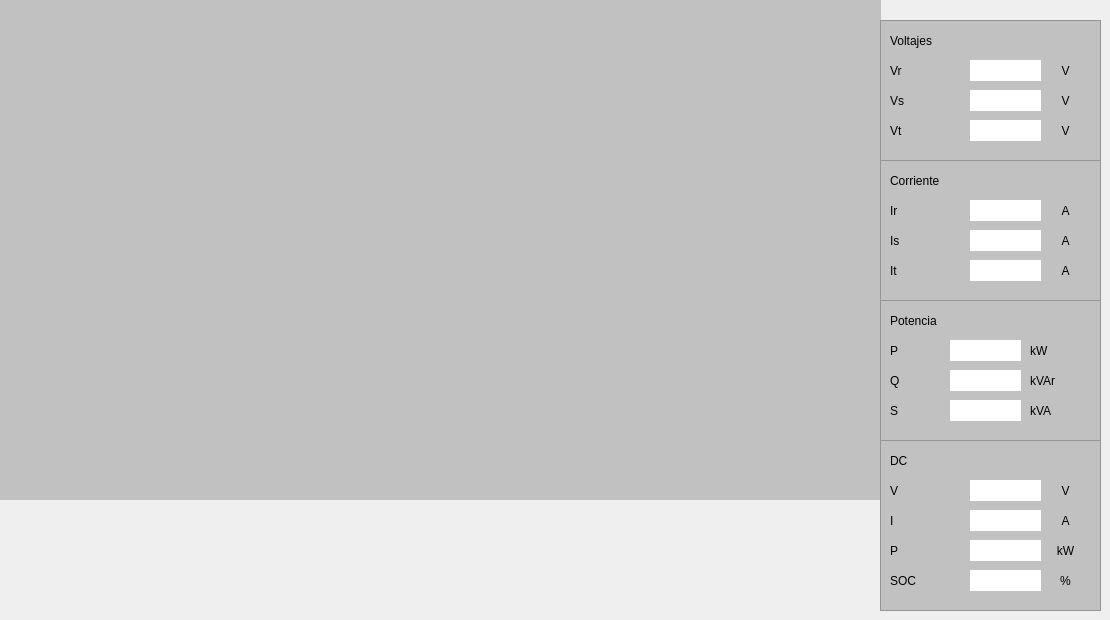
               <widget class="QWidget" name="page_gr_sc">
                <widget class="QWidget" name="widget_3" native="true">
                 <property name="geometry">
                  <rect>
                   <x>0</x>
                   <y>0</y>
                   <width>881</width>
                   <height>500</height>
                  </rect>
                 </property>
                 <property name="minimumSize">
                  <size>
                   <width>0</width>
                   <height>500</height>
                  </size>
                 </property>
                 <property name="styleSheet">
                  <string notr="true">background-color: rgb(193, 193, 193);</string>
                 </property>
                </widget>
                <widget class="QFrame" name="frame_17">
                 <property name="geometry">
                  <rect>
                   <x>880</x>
                   <y>20</y>
                   <width>221</width>
                   <height>141</height>
                  </rect>
                 </property>
                 <property name="styleSheet">
                  <string notr="true">background-color: rgb(193, 193, 193);</string>
                 </property>
                 <property name="frameShape">
                  <enum>QFrame::StyledPanel</enum>
                 </property>
                 <property name="frameShadow">
                  <enum>QFrame::Raised</enum>
                 </property>
                 <widget class="QLabel" name="label_88">
                  <property name="geometry">
                   <rect>
                    <x>10</x>
                    <y>40</y>
                    <width>71</width>
                    <height>21</height>
                   </rect>
                  </property>
                  <property name="styleSheet">
                   <string notr="true">font: 10pt &quot;Segoe UI&quot;;
background-color: rgb(193, 193, 193);
color: rgb(0, 0, 0);</string>
                  </property>
                  <property name="text">
                   <string>Vr</string>
                  </property>
                 </widget>
                 <widget class="QLabel" name="label_89">
                  <property name="geometry">
                   <rect>
                    <x>10</x>
                    <y>70</y>
                    <width>71</width>
                    <height>21</height>
                   </rect>
                  </property>
                  <property name="styleSheet">
                   <string notr="true">font: 10pt &quot;Segoe UI&quot;;
background-color: rgb(193, 193, 193);
color: rgb(0, 0, 0);</string>
                  </property>
                  <property name="text">
                   <string>Vs</string>
                  </property>
                 </widget>
                 <widget class="QLabel" name="label_90">
                  <property name="geometry">
                   <rect>
                    <x>10</x>
                    <y>100</y>
                    <width>71</width>
                    <height>21</height>
                   </rect>
                  </property>
                  <property name="styleSheet">
                   <string notr="true">font: 10pt &quot;Segoe UI&quot;;
background-color: rgb(193, 193, 193);
color: rgb(0, 0, 0);</string>
                  </property>
                  <property name="text">
                   <string>Vt</string>
                  </property>
                 </widget>
                 <widget class="QLabel" name="label_91">
                  <property name="geometry">
                   <rect>
                    <x>10</x>
                    <y>10</y>
                    <width>121</width>
                    <height>21</height>
                   </rect>
                  </property>
                  <property name="styleSheet">
                   <string notr="true">font: 10pt &quot;Segoe UI&quot;;
background-color: rgb(193, 193, 193);
color: rgb(0, 0, 0);</string>
                  </property>
                  <property name="text">
                   <string>Voltajes</string>
                  </property>
                 </widget>
                 <widget class="QLabel" name="label_92">
                  <property name="geometry">
                   <rect>
                    <x>170</x>
                    <y>40</y>
                    <width>31</width>
                    <height>21</height>
                   </rect>
                  </property>
                  <property name="styleSheet">
                   <string notr="true">background-color: rgb(193, 193, 193);
color: rgb(0, 0, 0);
font: 700 14pt &quot;Segoe UI&quot;;</string>
                  </property>
                  <property name="text">
                   <string>V</string>
                  </property>
                  <property name="alignment">
                   <set>Qt::AlignCenter</set>
                  </property>
                 </widget>
                 <widget class="QLabel" name="lineEdit_39">
                  <property name="geometry">
                   <rect>
                    <x>90</x>
                    <y>40</y>
                    <width>71</width>
                    <height>21</height>
                   </rect>
                  </property>
                  <property name="styleSheet">
                   <string notr="true">background-color: rgb(255, 255, 255);
color: rgb(0, 0, 0);
font: 10pt &quot;Segoe UI&quot;;</string>
                  </property>
                  <property name="text">
                   <string/>
                  </property>
                 </widget>
                 <widget class="QLabel" name="lineEdit_40">
                  <property name="geometry">
                   <rect>
                    <x>90</x>
                    <y>70</y>
                    <width>71</width>
                    <height>21</height>
                   </rect>
                  </property>
                  <property name="styleSheet">
                   <string notr="true">background-color: rgb(255, 255, 255);
color: rgb(0, 0, 0);
font: 10pt &quot;Segoe UI&quot;;</string>
                  </property>
                  <property name="text">
                   <string/>
                  </property>
                 </widget>
                 <widget class="QLabel" name="lineEdit_41">
                  <property name="geometry">
                   <rect>
                    <x>90</x>
                    <y>100</y>
                    <width>71</width>
                    <height>21</height>
                   </rect>
                  </property>
                  <property name="styleSheet">
                   <string notr="true">background-color: rgb(255, 255, 255);
color: rgb(0, 0, 0);
font: 10pt &quot;Segoe UI&quot;;</string>
                  </property>
                  <property name="text">
                   <string/>
                  </property>
                 </widget>
                 <widget class="QLabel" name="label_93">
                  <property name="geometry">
                   <rect>
                    <x>170</x>
                    <y>70</y>
                    <width>31</width>
                    <height>21</height>
                   </rect>
                  </property>
                  <property name="styleSheet">
                   <string notr="true">background-color: rgb(193, 193, 193);
color: rgb(0, 0, 0);
font: 700 14pt &quot;Segoe UI&quot;;</string>
                  </property>
                  <property name="text">
                   <string>V</string>
                  </property>
                  <property name="alignment">
                   <set>Qt::AlignCenter</set>
                  </property>
                 </widget>
                 <widget class="QLabel" name="label_94">
                  <property name="geometry">
                   <rect>
                    <x>170</x>
                    <y>100</y>
                    <width>31</width>
                    <height>21</height>
                   </rect>
                  </property>
                  <property name="styleSheet">
                   <string notr="true">background-color: rgb(193, 193, 193);
color: rgb(0, 0, 0);
font: 700 14pt &quot;Segoe UI&quot;;</string>
                  </property>
                  <property name="text">
                   <string>V</string>
                  </property>
                  <property name="alignment">
                   <set>Qt::AlignCenter</set>
                  </property>
                 </widget>
                </widget>
                <widget class="QFrame" name="frame_18">
                 <property name="geometry">
                  <rect>
                   <x>880</x>
                   <y>160</y>
                   <width>221</width>
                   <height>141</height>
                  </rect>
                 </property>
                 <property name="styleSheet">
                  <string notr="true">background-color: rgb(193, 193, 193);</string>
                 </property>
                 <property name="frameShape">
                  <enum>QFrame::StyledPanel</enum>
                 </property>
                 <property name="frameShadow">
                  <enum>QFrame::Raised</enum>
                 </property>
                 <widget class="QLabel" name="label_95">
                  <property name="geometry">
                   <rect>
                    <x>10</x>
                    <y>40</y>
                    <width>71</width>
                    <height>21</height>
                   </rect>
                  </property>
                  <property name="styleSheet">
                   <string notr="true">font: 10pt &quot;Segoe UI&quot;;
background-color: rgb(193, 193, 193);
color: rgb(0, 0, 0);</string>
                  </property>
                  <property name="text">
                   <string>Ir</string>
                  </property>
                 </widget>
                 <widget class="QLabel" name="label_96">
                  <property name="geometry">
                   <rect>
                    <x>10</x>
                    <y>70</y>
                    <width>71</width>
                    <height>21</height>
                   </rect>
                  </property>
                  <property name="styleSheet">
                   <string notr="true">font: 10pt &quot;Segoe UI&quot;;
background-color: rgb(193, 193, 193);
color: rgb(0, 0, 0);</string>
                  </property>
                  <property name="text">
                   <string>Is</string>
                  </property>
                 </widget>
                 <widget class="QLabel" name="label_97">
                  <property name="geometry">
                   <rect>
                    <x>10</x>
                    <y>100</y>
                    <width>71</width>
                    <height>21</height>
                   </rect>
                  </property>
                  <property name="styleSheet">
                   <string notr="true">font: 10pt &quot;Segoe UI&quot;;
background-color: rgb(193, 193, 193);
color: rgb(0, 0, 0);</string>
                  </property>
                  <property name="text">
                   <string>It</string>
                  </property>
                 </widget>
                 <widget class="QLabel" name="label_98">
                  <property name="geometry">
                   <rect>
                    <x>10</x>
                    <y>10</y>
                    <width>121</width>
                    <height>21</height>
                   </rect>
                  </property>
                  <property name="styleSheet">
                   <string notr="true">font: 10pt &quot;Segoe UI&quot;;
background-color: rgb(193, 193, 193);
color: rgb(0, 0, 0);</string>
                  </property>
                  <property name="text">
                   <string>Corriente</string>
                  </property>
                 </widget>
                 <widget class="QLabel" name="label_99">
                  <property name="geometry">
                   <rect>
                    <x>170</x>
                    <y>40</y>
                    <width>31</width>
                    <height>21</height>
                   </rect>
                  </property>
                  <property name="styleSheet">
                   <string notr="true">background-color: rgb(193, 193, 193);
color: rgb(0, 0, 0);
font: 700 14pt &quot;Segoe UI&quot;;</string>
                  </property>
                  <property name="text">
                   <string>A</string>
                  </property>
                  <property name="alignment">
                   <set>Qt::AlignCenter</set>
                  </property>
                 </widget>
                 <widget class="QLabel" name="label_100">
                  <property name="geometry">
                   <rect>
                    <x>170</x>
                    <y>70</y>
                    <width>31</width>
                    <height>21</height>
                   </rect>
                  </property>
                  <property name="styleSheet">
                   <string notr="true">background-color: rgb(193, 193, 193);
color: rgb(0, 0, 0);
font: 700 14pt &quot;Segoe UI&quot;;</string>
                  </property>
                  <property name="text">
                   <string>A</string>
                  </property>
                  <property name="alignment">
                   <set>Qt::AlignCenter</set>
                  </property>
                 </widget>
                 <widget class="QLabel" name="lineEdit_42">
                  <property name="geometry">
                   <rect>
                    <x>90</x>
                    <y>40</y>
                    <width>71</width>
                    <height>21</height>
                   </rect>
                  </property>
                  <property name="styleSheet">
                   <string notr="true">background-color: rgb(255, 255, 255);
color: rgb(0, 0, 0);
font: 10pt &quot;Segoe UI&quot;;</string>
                  </property>
                  <property name="text">
                   <string/>
                  </property>
                 </widget>
                 <widget class="QLabel" name="lineEdit_43">
                  <property name="geometry">
                   <rect>
                    <x>90</x>
                    <y>70</y>
                    <width>71</width>
                    <height>21</height>
                   </rect>
                  </property>
                  <property name="styleSheet">
                   <string notr="true">background-color: rgb(255, 255, 255);
color: rgb(0, 0, 0);
font: 10pt &quot;Segoe UI&quot;;</string>
                  </property>
                  <property name="text">
                   <string/>
                  </property>
                 </widget>
                 <widget class="QLabel" name="lineEdit_44">
                  <property name="geometry">
                   <rect>
                    <x>90</x>
                    <y>100</y>
                    <width>71</width>
                    <height>21</height>
                   </rect>
                  </property>
                  <property name="styleSheet">
                   <string notr="true">background-color: rgb(255, 255, 255);
color: rgb(0, 0, 0);
font: 10pt &quot;Segoe UI&quot;;</string>
                  </property>
                  <property name="text">
                   <string/>
                  </property>
                 </widget>
                 <widget class="QLabel" name="label_101">
                  <property name="geometry">
                   <rect>
                    <x>170</x>
                    <y>100</y>
                    <width>31</width>
                    <height>21</height>
                   </rect>
                  </property>
                  <property name="styleSheet">
                   <string notr="true">background-color: rgb(193, 193, 193);
color: rgb(0, 0, 0);
font: 700 14pt &quot;Segoe UI&quot;;</string>
                  </property>
                  <property name="text">
                   <string>A</string>
                  </property>
                  <property name="alignment">
                   <set>Qt::AlignCenter</set>
                  </property>
                 </widget>
                </widget>
                <widget class="QFrame" name="frame_19">
                 <property name="geometry">
                  <rect>
                   <x>880</x>
                   <y>300</y>
                   <width>221</width>
                   <height>141</height>
                  </rect>
                 </property>
                 <property name="styleSheet">
                  <string notr="true">background-color: rgb(193, 193, 193);</string>
                 </property>
                 <property name="frameShape">
                  <enum>QFrame::StyledPanel</enum>
                 </property>
                 <property name="frameShadow">
                  <enum>QFrame::Raised</enum>
                 </property>
                 <widget class="QLabel" name="label_102">
                  <property name="geometry">
                   <rect>
                    <x>10</x>
                    <y>40</y>
                    <width>51</width>
                    <height>21</height>
                   </rect>
                  </property>
                  <property name="styleSheet">
                   <string notr="true">font: 10pt &quot;Segoe UI&quot;;
background-color: rgb(193, 193, 193);
color: rgb(0, 0, 0);</string>
                  </property>
                  <property name="text">
                   <string>P</string>
                  </property>
                 </widget>
                 <widget class="QLabel" name="label_103">
                  <property name="geometry">
                   <rect>
                    <x>10</x>
                    <y>70</y>
                    <width>51</width>
                    <height>21</height>
                   </rect>
                  </property>
                  <property name="styleSheet">
                   <string notr="true">font: 10pt &quot;Segoe UI&quot;;
background-color: rgb(193, 193, 193);
color: rgb(0, 0, 0);</string>
                  </property>
                  <property name="text">
                   <string>Q</string>
                  </property>
                 </widget>
                 <widget class="QLabel" name="label_104">
                  <property name="geometry">
                   <rect>
                    <x>10</x>
                    <y>100</y>
                    <width>51</width>
                    <height>21</height>
                   </rect>
                  </property>
                  <property name="styleSheet">
                   <string notr="true">font: 10pt &quot;Segoe UI&quot;;
background-color: rgb(193, 193, 193);
color: rgb(0, 0, 0);</string>
                  </property>
                  <property name="text">
                   <string>S</string>
                  </property>
                 </widget>
                 <widget class="QLabel" name="label_105">
                  <property name="geometry">
                   <rect>
                    <x>10</x>
                    <y>10</y>
                    <width>121</width>
                    <height>21</height>
                   </rect>
                  </property>
                  <property name="styleSheet">
                   <string notr="true">font: 10pt &quot;Segoe UI&quot;;
background-color: rgb(193, 193, 193);
color: rgb(0, 0, 0);</string>
                  </property>
                  <property name="text">
                   <string>Potencia</string>
                  </property>
                 </widget>
                 <widget class="QLabel" name="label_106">
                  <property name="geometry">
                   <rect>
                    <x>150</x>
                    <y>40</y>
                    <width>31</width>
                    <height>21</height>
                   </rect>
                  </property>
                  <property name="styleSheet">
                   <string notr="true">background-color: rgb(193, 193, 193);
color: rgb(0, 0, 0);
font: 700 14pt &quot;Segoe UI&quot;;</string>
                  </property>
                  <property name="text">
                   <string>kW</string>
                  </property>
                 </widget>
                 <widget class="QLabel" name="lineEdit_45">
                  <property name="geometry">
                   <rect>
                    <x>70</x>
                    <y>40</y>
                    <width>71</width>
                    <height>21</height>
                   </rect>
                  </property>
                  <property name="styleSheet">
                   <string notr="true">background-color: rgb(255, 255, 255);
color: rgb(0, 0, 0);
font: 10pt &quot;Segoe UI&quot;;</string>
                  </property>
                  <property name="text">
                   <string/>
                  </property>
                 </widget>
                 <widget class="QLabel" name="lineEdit_46">
                  <property name="geometry">
                   <rect>
                    <x>70</x>
                    <y>70</y>
                    <width>71</width>
                    <height>21</height>
                   </rect>
                  </property>
                  <property name="styleSheet">
                   <string notr="true">background-color: rgb(255, 255, 255);
color: rgb(0, 0, 0);
font: 10pt &quot;Segoe UI&quot;;</string>
                  </property>
                  <property name="text">
                   <string/>
                  </property>
                 </widget>
                 <widget class="QLabel" name="lineEdit_47">
                  <property name="geometry">
                   <rect>
                    <x>70</x>
                    <y>100</y>
                    <width>71</width>
                    <height>21</height>
                   </rect>
                  </property>
                  <property name="styleSheet">
                   <string notr="true">background-color: rgb(255, 255, 255);
color: rgb(0, 0, 0);
font: 10pt &quot;Segoe UI&quot;;</string>
                  </property>
                  <property name="text">
                   <string/>
                  </property>
                 </widget>
                 <widget class="QLabel" name="label_107">
                  <property name="geometry">
                   <rect>
                    <x>150</x>
                    <y>70</y>
                    <width>51</width>
                    <height>21</height>
                   </rect>
                  </property>
                  <property name="styleSheet">
                   <string notr="true">background-color: rgb(193, 193, 193);
color: rgb(0, 0, 0);
font: 700 14pt &quot;Segoe UI&quot;;</string>
                  </property>
                  <property name="text">
                   <string>kVAr</string>
                  </property>
                 </widget>
                 <widget class="QLabel" name="label_108">
                  <property name="geometry">
                   <rect>
                    <x>150</x>
                    <y>100</y>
                    <width>41</width>
                    <height>21</height>
                   </rect>
                  </property>
                  <property name="styleSheet">
                   <string notr="true">background-color: rgb(193, 193, 193);
color: rgb(0, 0, 0);
font: 700 14pt &quot;Segoe UI&quot;;</string>
                  </property>
                  <property name="text">
                   <string>kVA</string>
                  </property>
                 </widget>
                </widget>
                <widget class="QFrame" name="frame_21">
                 <property name="geometry">
                  <rect>
                   <x>880</x>
                   <y>440</y>
                   <width>221</width>
                   <height>171</height>
                  </rect>
                 </property>
                 <property name="styleSheet">
                  <string notr="true">background-color: rgb(193, 193, 193);</string>
                 </property>
                 <property name="frameShape">
                  <enum>QFrame::StyledPanel</enum>
                 </property>
                 <property name="frameShadow">
                  <enum>QFrame::Raised</enum>
                 </property>
                 <widget class="QLabel" name="label_132">
                  <property name="geometry">
                   <rect>
                    <x>10</x>
                    <y>40</y>
                    <width>71</width>
                    <height>21</height>
                   </rect>
                  </property>
                  <property name="styleSheet">
                   <string notr="true">font: 10pt &quot;Segoe UI&quot;;
background-color: rgb(193, 193, 193);
color: rgb(0, 0, 0);</string>
                  </property>
                  <property name="text">
                   <string>V</string>
                  </property>
                 </widget>
                 <widget class="QLabel" name="label_133">
                  <property name="geometry">
                   <rect>
                    <x>10</x>
                    <y>70</y>
                    <width>71</width>
                    <height>21</height>
                   </rect>
                  </property>
                  <property name="styleSheet">
                   <string notr="true">font: 10pt &quot;Segoe UI&quot;;
background-color: rgb(193, 193, 193);
color: rgb(0, 0, 0);</string>
                  </property>
                  <property name="text">
                   <string>I</string>
                  </property>
                 </widget>
                 <widget class="QLabel" name="label_134">
                  <property name="geometry">
                   <rect>
                    <x>10</x>
                    <y>100</y>
                    <width>71</width>
                    <height>21</height>
                   </rect>
                  </property>
                  <property name="styleSheet">
                   <string notr="true">font: 10pt &quot;Segoe UI&quot;;
background-color: rgb(193, 193, 193);
color: rgb(0, 0, 0);</string>
                  </property>
                  <property name="text">
                   <string>P</string>
                  </property>
                 </widget>
                 <widget class="QLabel" name="label_135">
                  <property name="geometry">
                   <rect>
                    <x>10</x>
                    <y>10</y>
                    <width>121</width>
                    <height>21</height>
                   </rect>
                  </property>
                  <property name="styleSheet">
                   <string notr="true">font: 10pt &quot;Segoe UI&quot;;
background-color: rgb(193, 193, 193);
color: rgb(0, 0, 0);</string>
                  </property>
                  <property name="text">
                   <string>DC</string>
                  </property>
                 </widget>
                 <widget class="QLabel" name="label_136">
                  <property name="geometry">
                   <rect>
                    <x>170</x>
                    <y>40</y>
                    <width>31</width>
                    <height>21</height>
                   </rect>
                  </property>
                  <property name="styleSheet">
                   <string notr="true">background-color: rgb(193, 193, 193);
color: rgb(0, 0, 0);
font: 700 14pt &quot;Segoe UI&quot;;</string>
                  </property>
                  <property name="text">
                   <string>V</string>
                  </property>
                  <property name="alignment">
                   <set>Qt::AlignCenter</set>
                  </property>
                 </widget>
                 <widget class="QLabel" name="lineEdit_58">
                  <property name="geometry">
                   <rect>
                    <x>90</x>
                    <y>40</y>
                    <width>71</width>
                    <height>21</height>
                   </rect>
                  </property>
                  <property name="styleSheet">
                   <string notr="true">background-color: rgb(255, 255, 255);
color: rgb(0, 0, 0);
font: 10pt &quot;Segoe UI&quot;;</string>
                  </property>
                  <property name="text">
                   <string/>
                  </property>
                 </widget>
                 <widget class="QLabel" name="lineEdit_59">
                  <property name="geometry">
                   <rect>
                    <x>90</x>
                    <y>70</y>
                    <width>71</width>
                    <height>21</height>
                   </rect>
                  </property>
                  <property name="styleSheet">
                   <string notr="true">background-color: rgb(255, 255, 255);
color: rgb(0, 0, 0);
font: 10pt &quot;Segoe UI&quot;;</string>
                  </property>
                  <property name="text">
                   <string/>
                  </property>
                 </widget>
                 <widget class="QLabel" name="lineEdit_60">
                  <property name="geometry">
                   <rect>
                    <x>90</x>
                    <y>100</y>
                    <width>71</width>
                    <height>21</height>
                   </rect>
                  </property>
                  <property name="styleSheet">
                   <string notr="true">background-color: rgb(255, 255, 255);
color: rgb(0, 0, 0);
font: 10pt &quot;Segoe UI&quot;;</string>
                  </property>
                  <property name="text">
                   <string/>
                  </property>
                 </widget>
                 <widget class="QLabel" name="label_137">
                  <property name="geometry">
                   <rect>
                    <x>170</x>
                    <y>70</y>
                    <width>31</width>
                    <height>21</height>
                   </rect>
                  </property>
                  <property name="styleSheet">
                   <string notr="true">background-color: rgb(193, 193, 193);
color: rgb(0, 0, 0);
font: 700 14pt &quot;Segoe UI&quot;;</string>
                  </property>
                  <property name="text">
                   <string>A</string>
                  </property>
                  <property name="alignment">
                   <set>Qt::AlignCenter</set>
                  </property>
                 </widget>
                 <widget class="QLabel" name="label_138">
                  <property name="geometry">
                   <rect>
                    <x>170</x>
                    <y>100</y>
                    <width>31</width>
                    <height>21</height>
                   </rect>
                  </property>
                  <property name="styleSheet">
                   <string notr="true">background-color: rgb(193, 193, 193);
color: rgb(0, 0, 0);
font: 700 14pt &quot;Segoe UI&quot;;</string>
                  </property>
                  <property name="text">
                   <string>kW</string>
                  </property>
                  <property name="alignment">
                   <set>Qt::AlignCenter</set>
                  </property>
                 </widget>
                 <widget class="QLabel" name="label_139">
                  <property name="geometry">
                   <rect>
                    <x>10</x>
                    <y>130</y>
                    <width>71</width>
                    <height>21</height>
                   </rect>
                  </property>
                  <property name="styleSheet">
                   <string notr="true">font: 10pt &quot;Segoe UI&quot;;
background-color: rgb(193, 193, 193);
color: rgb(0, 0, 0);</string>
                  </property>
                  <property name="text">
                   <string>SOC</string>
                  </property>
                 </widget>
                 <widget class="QLabel" name="lineEdit_61">
                  <property name="geometry">
                   <rect>
                    <x>90</x>
                    <y>130</y>
                    <width>71</width>
                    <height>21</height>
                   </rect>
                  </property>
                  <property name="styleSheet">
                   <string notr="true">background-color: rgb(255, 255, 255);
color: rgb(0, 0, 0);
font: 10pt &quot;Segoe UI&quot;;</string>
                  </property>
                  <property name="text">
                   <string/>
                  </property>
                 </widget>
                 <widget class="QLabel" name="label_140">
                  <property name="geometry">
                   <rect>
                    <x>170</x>
                    <y>130</y>
                    <width>31</width>
                    <height>21</height>
                   </rect>
                  </property>
                  <property name="styleSheet">
                   <string notr="true">background-color: rgb(193, 193, 193);
color: rgb(0, 0, 0);
font: 700 14pt &quot;Segoe UI&quot;;</string>
                  </property>
                  <property name="text">
                   <string>%</string>
                  </property>
                  <property name="alignment">
                   <set>Qt::AlignCenter</set>
                  </property>
                 </widget>
                </widget>
               </widget>
